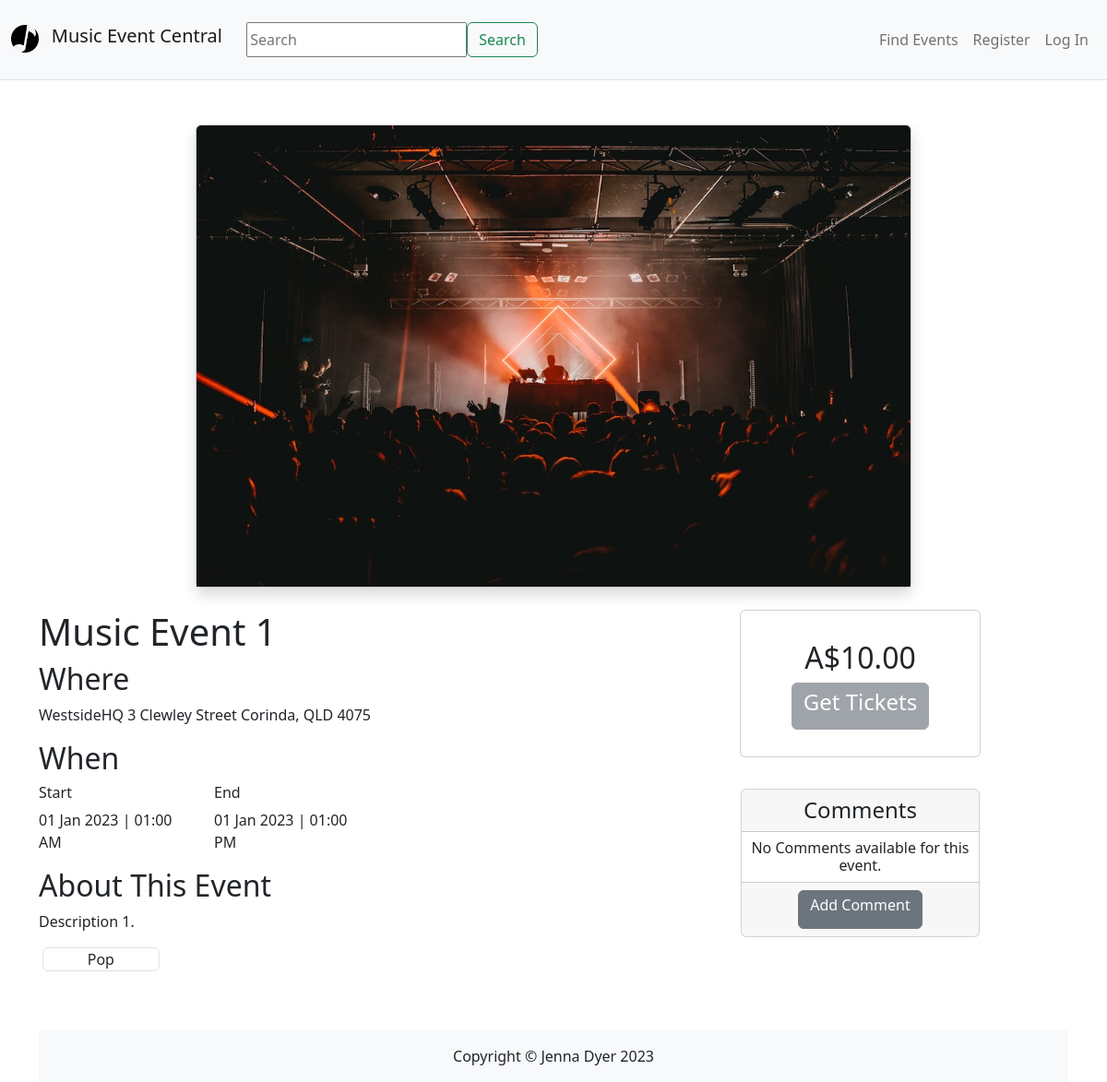
Before: /events/details=1 with the older database file.
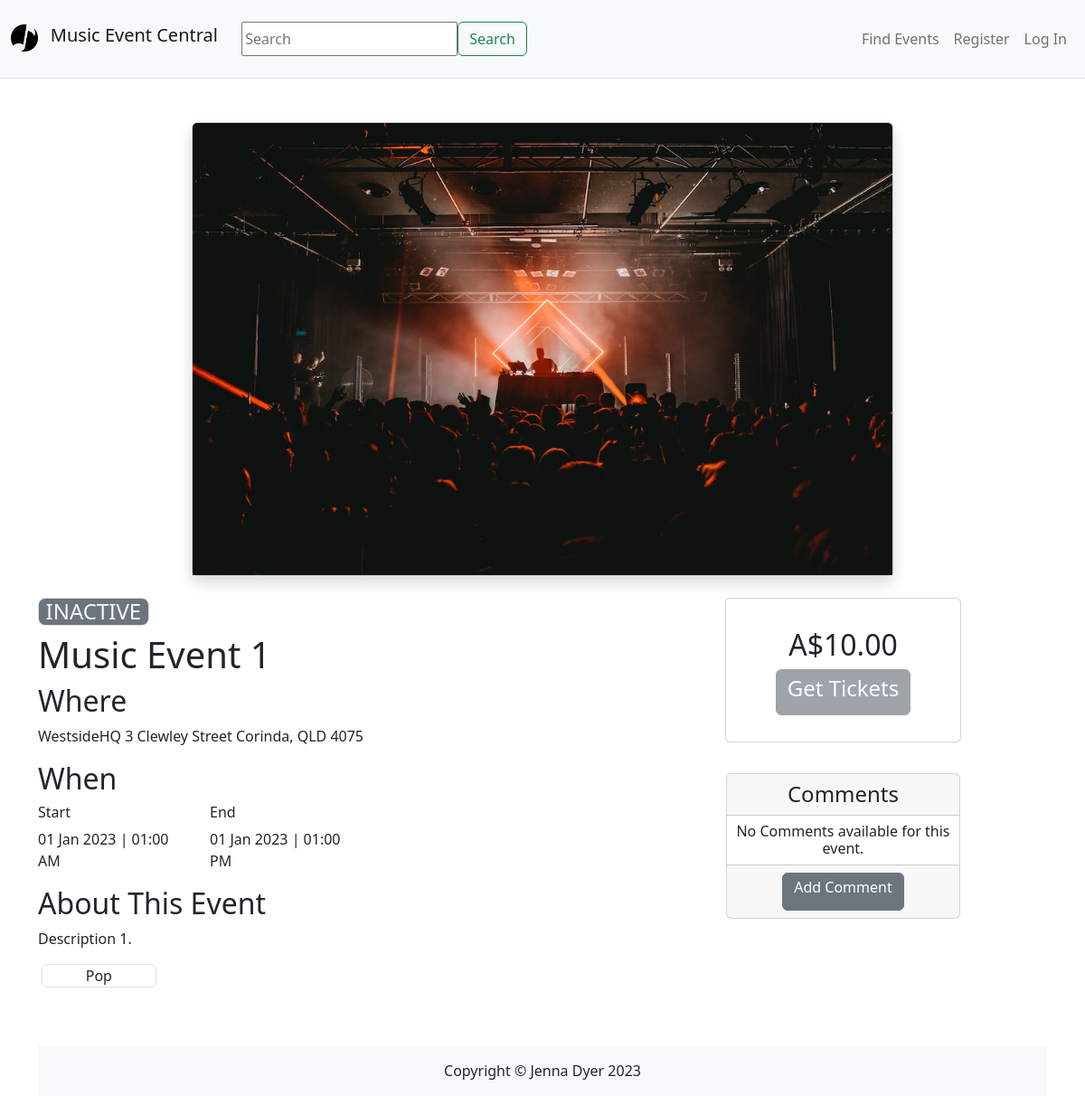
After: the same page with the newer database file.
### MusicEventCentral/models.py (models this page shows, shortened)
class Event(db.Model):
    __tablename__ = 'events'
    id = db.Column(db.Integer, primary_key=True)
    name = db.Column(db.String(80))
    start_time = db.Column(db.Time)
    end_time = db.Column(db.Time)
    start_date = db.Column(db.Date)
    end_date = db.Column(db.Date)
    location = db.Column(db.String(200))
    total_tickets = db.Column(db.Integer)
    tickets_avail = db.Column(db.Integer)
    status = db.Column(db.String(80), default="Open")
    description = db.Column(db.String(200))
    image = db.Column(db.String(400))
    price = db.Column(db.Numeric(precision=10, scale=2))
    genre = db.Column(db.String(80))
    user_id = db.Column(db.Integer, db.ForeignKey('users.id'))
    comments = db.relationship('Comment', backref='events')

### MusicEventCentral/events.py (the view)
@ evtbp.route('/<genre>')
def genres(genre):
    events = db.session.scalars(
        db.select(Event).where(Event.genre == genre).order_by(Event.start_date.asc())).all()
    print(len(events))
    for event in events:
        update_status(event.id)
    return render_template('events/event_listing.html', events=events, genre=genre, genre_sort=True)

### MusicEventCentral/forms.py
class CommentForm(FlaskForm):
    text = TextAreaField('', [InputRequired()])
    submit = SubmitField('Create')

class BookingForm(FlaskForm):
    num_tickets = IntegerField(
        'Select number of tickets', validators=[InputRequired(), NumberRange(min=1, message='Minimum tickets is 1')])
    submit = SubmitField('Buy Now')

### MusicEventCentral/events.py (called while the page is built)
@ evtbp.route('/details=<id>')
def details(id):
    events = db.session.scalar(db.select(Event).where(Event.id == id))
    form = CommentForm()
    b_form = BookingForm()
    return render_template('events/event_details.html', event=events, form=form, b_form=b_form)

### MusicEventCentral/templates/events/event_details.html (shortened to what this page needs)
{% extends 'base.html' %}
{% from 'bootstrap5/form.html' import render_form %}
{% block content %}
<body>
    <div class="container-fluid">
        <div class="row justify-content-center mt-5 pb-4">
            <div class="col-md-8">
                <div class="card shadow bg-light">
                    <img class="card-img-top" style="max-height: 500px;" src="{{ event.image }}" alt="Event 1 Image">
                </div>
            </div>
        </div>
    </div>
    <div class="container">
        <div class="row justify-content-start">
            <div class="col-md-8"">
                {% if event.status == 'Sold Out': %} <h4
                class=" col-sm-2 rounded-3 text-center border bg-danger text-light">SOLD OUT</h4>
                {% elif event.status == 'Open': %} <h4
                    class=" col-sm-2 rounded-3 text-center border bg-success text-light">OPEN</h4>
                {% elif event.status == 'Inactive': %} <h4
                    class=" col-sm-2 rounded-3 text-center border bg-secondary text-light">INACTIVE</h4>
                {% elif event.status == 'Cancelled': %} <h4
                    class=" col-sm-2 rounded-3 text-center border bg-warning text-dark">CANCELLED</h4>
                {% endif %}
                <h1>{{ event.name }}</h1>
                <h2>Where</h2>
                <p>{{ event.location }}</p>
                <h2>When</h2>
                <div class="row">
                    <div class="col-md-3">
                        <h6>Start</h6>
                        <p>{{ event.start_date.strftime('%d %b %Y') }} | {{
                            event.start_time.strftime('%H:%M %p') }}</p>
                    </div>
                    <div class="col-md-3">
                        <h6>End</h6>
                        <p>{{ event.end_date.strftime('%d %b %Y') }} | {{
                            event.end_time.strftime('%I:%M %p') }}</p>
                    </div>
                </div>
                <h2>About This Event</h2>
                <p>{{ event.description }}</p>
                <div class="row">
                    <p class="col-md-2 mx-3 rounded border text-center">{{ event.genre }}</p>
                </div>
            </div>
            <div class="col-md-3">
                <div class="card " style=" height: 10rem;">
                    <div class="card-body">
                        <div class="text-center">
                            <h2 class="card-title">A${{ event.price }}</h2>
                            {% if event.status == 'Open'%}
                            <button type="button" class="btn btn-primary" data-bs-toggle="modal"
                                data-bs-target="#bookingModal">
                                <h4>Get Tickets</h4>
                            </button>
                            {% else %}
                            <button type="button" disabled class="btn btn-secondary" data-bs-toggle="modal"
                                data-bs-target="#bookingModal">
                                <h4>Get Tickets</h4>
                            </button>
                            {% endif %}
                        </div>
                </div>
                <div class="card mt-5 mb-3">
                    <h4 class="card-header text-center">Comments</h4>
                    {% if event.comments %}
                    <div class="row border-bottom">
                        {% for comment in event.comments if comment.id > (event.comments|length ) - 3 %}
                        <div class=" col-md-12 mx-3 mt-1 ">
                            <b>{{ comment.user.name }} </b>
                            <span class=" ml-2 text-light text-muted">{{comment.created_at.strftime('%d %b %Y')}}</span>
                            <p>{{ comment.text }}</p>
                        </div>
                        {% endfor %}
                        <div>
                            <p class="text-center">
                                <a class="button" data-bs-toggle="modal" data-bs-target="#viewCommentsModal"> View all
                                    comments
                            </p></a>
                        </div>
                        <div class="modal fade" id="viewCommentsModal" tabindex="-1" role="dialog"
                            aria-labelledby="viewCommentsModalLabel" aria-hidden="true">
                            <div class="modal-dialog modal-dialog-centered " role="document">
                                <div class="modal-content">
                                    <div class="modal-header">
                                        <h5 class="modal-title" id="commentModalLabel">All Comments</h5>
                                        <button type="button" class="btn-close" data-bs-dismiss="modal"
                                            aria-label="Close"></button>
                                    </div>
                                    <div class="modal-body">
                                        {% for comment in event.comments %}
                                        <div class=" col-md-12 mx-3 mt-1 ">
                                            <b>{{ comment.user.name }} </b>
                                            <span class=" ml-2 text-light text-muted">{{comment.created_at.strftime('%d
                                                %b %Y')}}</span>
                                            <p>{{ comment.text }}</p>
                                        </div>
                                        {% endfor %}
                                    </div>
                                </div>
                            </div>
                        </div>
                    </div>
                    {% else %}
                    <h6 class="mt-2 text-center">No Comments available for this event.</h6>
                    {% endif %}
                    <div class=" card-footer">
                        <div class="text-center">
                            <button type="button" class="btn btn-secondary" data-bs-toggle="modal"
                                data-bs-target="#commentModal">
                                <h6>Add Comment</h6>
                            </button>
                        </div>
                        </div>
                    </div>
                </div>
            </div>
        </div>
</body>
{% endblock %}

### MusicEventCentral/templates/base.html (shortened to what this page needs)
<html>
<head>
    <link href="https://cdn.jsdelivr.net/npm/bootstrap@5.2.1/dist/css/bootstrap.min.css" rel="stylesheet"
>
</head>
<body>
    <header class="bg-light border-bottom">
        <nav class="navbar navbar-expand-lg navbar-light bg-light">
            <div class="container-fluid ">
                <a href="/" class="navbar-brand">
                    <div class="row">
                        <div class="col-md-2">
                            <img class="img" style="max-height: 30px" src="/static/img/logo.png" alt="Logo">
                        </div>
                        <div class="col-md-2">
                            <h5>Music Event Central</h5>
                        </div>
                    </div>
                </a>
                <form class="d-flex mt-3" action="{{url_for('main.search')}}">
                    <input <input type="text" name="search" placeholder="Search" aria-label="Search" id="SearchForm">
                    <button class="btn btn-outline-success" type="submit">Search</button>
                </form>
                <div class="collapse navbar-collapse justify-content-end" id="navbarSupportedContent">
                    <div class="navbar-nav ml-auto">
                        {% if current_user.is_authenticated %}
                        <a class="nav-item nav-link disabled text-muted" href="#">Welcome {{current_user.name}}</a>
                        <a class="nav-item nav-link" href="/events/listing">Find Events</a>
                        <a class="nav-item nav-link" href="{{ url_for('event.create') }}">Create Event</a>
                        <a class="nav-item nav-link" href="{{ url_for('event.user_events') }}">My Events</a>
                        <a class="nav-item nav-link" href="{{ url_for('event.booking_history') }}">Booking History</a>
                        <a class="nav-item nav-link" href="{{ url_for('auth.logout') }}">Log Out</a>
                        {% else %}
                        <a class="nav-item nav-link" href="/events/listing">Find Events</a>
                        <a class="nav-item nav-link" href="{{ url_for('auth.register') }}">Register</a>
                        <a class="nav-item nav-link" href="{{ url_for('auth.login') }}">Log In</a>
                        {% endif %}
                    </div>
                </div>
            </div>
        </nav>
    </header>
    {% block content %}
    {% endblock %}
    <footer class="footer mt-5">
        <div class="text-center py-3 bg-light">
            <span class="text-dark">Copyright &copy; Jenna Dyer 2023</span>
        </div>
    </footer>
</body>
</html>

Changed rows visible on the page:
changed Event "Music Event 1": status empty → "Inactive" (drawn)
Other visible differences:
text now shown: "INACTIVE"
